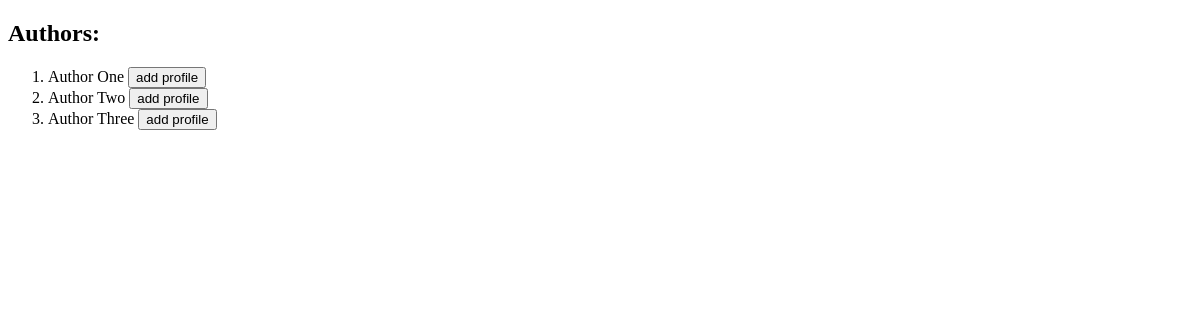
Page /library/ on the earlier database version.
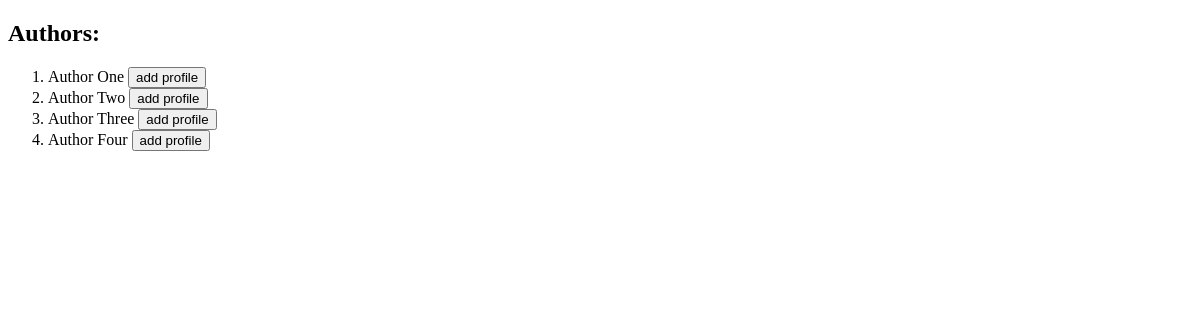
Same page on the later database version.
### library_management/models.py (models this page shows, shortened)
class Author(models.Model):
    name = models.CharField(max_length=100)
    email = models.EmailField(unique=True)

### library_management/views.py (the view)
# urls.py: path('',views.home,name='account_home'),
def home(request):
    authors=Author.objects.all()
    context={
        "authors":authors
    }
    return render(request,'home.html',context)

### library_management/templates/home.html (shortened to what this page needs)
{% extends "layout.html" %}
{% block content %}
    <div class="p-5">
        <h2>
            Authors:
        </h2>
        <ol>
            {% for x in authors  %}
                <li class="mb-2">{{x.name}} <a href="{% url 'addProfile' x.id %}"><button type="button" class="bg-green-300 rounded-lg px-4">add profile</button></a></li>
            {% endfor %}
        </ol>
    </div>
{% endblock content %}

Differences in the rows shown:
added Author: name "Author Four"
